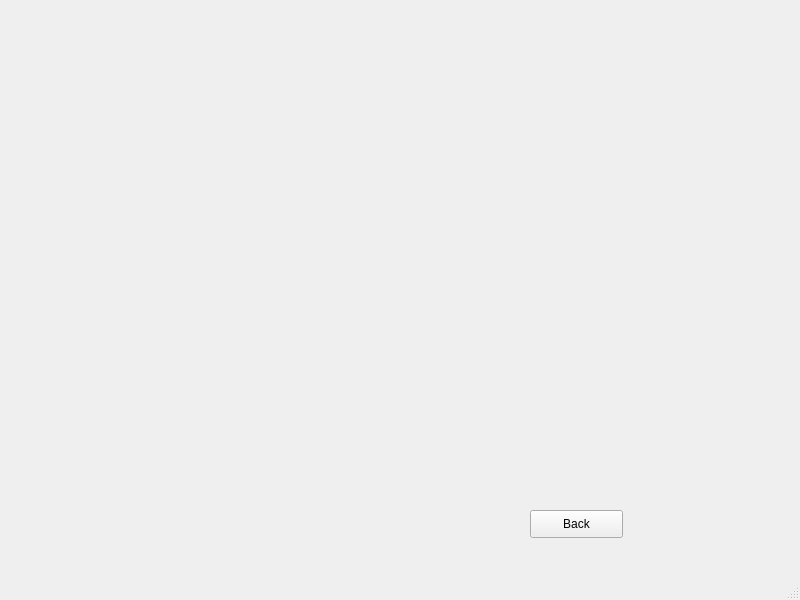
<?xml version="1.0" encoding="UTF-8"?>
<ui version="4.0">
 <class>MainWindow</class>
 <widget class="QMainWindow" name="MainWindow">
  <property name="geometry">
   <rect>
    <x>0</x>
    <y>0</y>
    <width>800</width>
    <height>600</height>
   </rect>
  </property>
  <property name="windowTitle">
   <string>MainWindow</string>
  </property>
  <widget class="QWidget" name="centralwidget">
   <widget class="QStackedWidget" name="stackedWidget">
    <property name="geometry">
     <rect>
      <x>0</x>
      <y>30</y>
      <width>771</width>
      <height>471</height>
     </rect>
    </property>
    <property name="currentIndex">
     <number>3</number>
    </property>
    <widget class="QWidget" name="page">
     <widget class="QPushButton" name="pushButton">
      <property name="geometry">
       <rect>
        <x>20</x>
        <y>20</y>
        <width>181</width>
        <height>51</height>
       </rect>
      </property>
      <property name="styleSheet">
       <string notr="true">QPushButton {
padding: 5px;
border-radius: 5px;
background-color:rgb(101, 190, 155);
font-weight: bold;
}
QPushButton:hover
{
color :white;
}</string>
      </property>
      <property name="text">
       <string>Gestion des Fournitures</string>
      </property>
     </widget>
     <widget class="QPushButton" name="pushButton_2">
      <property name="geometry">
       <rect>
        <x>20</x>
        <y>90</y>
        <width>181</width>
        <height>51</height>
       </rect>
      </property>
      <property name="styleSheet">
       <string notr="true">QPushButton {
padding: 5px;
border-radius: 5px;
background-color:rgb(101, 190, 155);
font-weight: bold;
}
QPushButton:hover
{
color :white;
}</string>
      </property>
      <property name="text">
       <string>Gestion des Materiaux</string>
      </property>
     </widget>
     <widget class="QPushButton" name="pushButton_17">
      <property name="geometry">
       <rect>
        <x>150</x>
        <y>270</y>
        <width>75</width>
        <height>23</height>
       </rect>
      </property>
      <property name="styleSheet">
       <string notr="true">QPushButton {
padding: 5px;
border-radius: 5px;
background-color:rgb(144, 134, 120);
font-weight: bold;
}
QPushButton:hover
{
color :white;
}</string>
      </property>
      <property name="text">
       <string>Back</string>
      </property>
     </widget>
     <widget class="QLabel" name="label_3">
      <property name="geometry">
       <rect>
        <x>430</x>
        <y>280</y>
        <width>55</width>
        <height>16</height>
       </rect>
      </property>
      <property name="text">
       <string>TextLabel</string>
      </property>
     </widget>
     <widget class="QPushButton" name="pushButton_7">
      <property name="geometry">
       <rect>
        <x>410</x>
        <y>340</y>
        <width>93</width>
        <height>28</height>
       </rect>
      </property>
      <property name="text">
       <string>PushButton</string>
      </property>
     </widget>
     <widget class="QPushButton" name="pushButton_18">
      <property name="geometry">
       <rect>
        <x>590</x>
        <y>340</y>
        <width>93</width>
        <height>28</height>
       </rect>
      </property>
      <property name="text">
       <string>PushButton</string>
      </property>
     </widget>
     <widget class="QLabel" name="label_etat">
      <property name="geometry">
       <rect>
        <x>590</x>
        <y>280</y>
        <width>55</width>
        <height>16</height>
       </rect>
      </property>
      <property name="text">
       <string>TextLabel</string>
      </property>
     </widget>
     <widget class="QPushButton" name="statsBtn">
      <property name="geometry">
       <rect>
        <x>20</x>
        <y>170</y>
        <width>181</width>
        <height>51</height>
       </rect>
      </property>
      <property name="styleSheet">
       <string notr="true">QPushButton {
padding: 5px;
border-radius: 5px;
background-color:rgb(101, 190, 155);
font-weight: bold;
}
QPushButton:hover
{
color :white;
}</string>
      </property>
      <property name="text">
       <string>Statistique</string>
      </property>
     </widget>
    </widget>
    <widget class="QWidget" name="page_2">
     <widget class="QTableView" name="tableView">
      <property name="geometry">
       <rect>
        <x>0</x>
        <y>50</y>
        <width>381</width>
        <height>251</height>
       </rect>
      </property>
     </widget>
     <widget class="QPushButton" name="pushButton_3">
      <property name="geometry">
       <rect>
        <x>0</x>
        <y>400</y>
        <width>75</width>
        <height>23</height>
       </rect>
      </property>
      <property name="styleSheet">
       <string notr="true">QPushButton {
padding: 5px;
border-radius: 5px;
background-color:rgb(144, 134, 120);
font-weight: bold;
}
QPushButton:hover
{
color :white;
}</string>
      </property>
      <property name="text">
       <string>Back</string>
      </property>
     </widget>
     <widget class="QPushButton" name="pushButton_4">
      <property name="geometry">
       <rect>
        <x>50</x>
        <y>330</y>
        <width>111</width>
        <height>31</height>
       </rect>
      </property>
      <property name="styleSheet">
       <string notr="true">QPushButton {
padding: 5px;
border-radius: 5px;
background-color:rgb(101, 190, 155);
font-weight: bold;
}
QPushButton:hover
{
color :white;
}</string>
      </property>
      <property name="text">
       <string>Enregistrer PDF</string>
      </property>
     </widget>
     <widget class="QPushButton" name="pushButton_5">
      <property name="geometry">
       <rect>
        <x>210</x>
        <y>330</y>
        <width>111</width>
        <height>31</height>
       </rect>
      </property>
      <property name="styleSheet">
       <string notr="true">QPushButton {
padding: 5px;
border-radius: 5px;
background-color:rgb(101, 190, 155);
font-weight: bold;
}
QPushButton:hover
{
color :white;
}</string>
      </property>
      <property name="text">
       <string>Imprimer</string>
      </property>
     </widget>
     <widget class="QFrame" name="frame">
      <property name="geometry">
       <rect>
        <x>410</x>
        <y>40</y>
        <width>251</width>
        <height>111</height>
       </rect>
      </property>
      <property name="styleSheet">
       <string notr="true">background-color:rgb(233,248,255);</string>
      </property>
      <property name="frameShape">
       <enum>QFrame::Box</enum>
      </property>
      <property name="frameShadow">
       <enum>QFrame::Plain</enum>
      </property>
      <property name="lineWidth">
       <number>2</number>
      </property>
      <property name="midLineWidth">
       <number>0</number>
      </property>
      <widget class="QLabel" name="label_2">
       <property name="geometry">
        <rect>
         <x>20</x>
         <y>10</y>
         <width>211</width>
         <height>21</height>
        </rect>
       </property>
       <property name="font">
        <font>
         <pointsize>12</pointsize>
         <weight>75</weight>
         <bold>true</bold>
         <underline>true</underline>
        </font>
       </property>
       <property name="text">
        <string>Trier selon :</string>
       </property>
      </widget>
      <widget class="QRadioButton" name="radioButton">
       <property name="geometry">
        <rect>
         <x>20</x>
         <y>50</y>
         <width>95</width>
         <height>20</height>
        </rect>
       </property>
       <property name="text">
        <string>REF</string>
       </property>
      </widget>
     </widget>
     <widget class="QLabel" name="label">
      <property name="geometry">
       <rect>
        <x>10</x>
        <y>10</y>
        <width>301</width>
        <height>31</height>
       </rect>
      </property>
      <property name="font">
       <font>
        <pointsize>15</pointsize>
        <weight>75</weight>
        <bold>true</bold>
       </font>
      </property>
      <property name="text">
       <string>&lt;html&gt;&lt;head/&gt;&lt;body&gt;&lt;p&gt;&lt;span style=&quot; color:#00007f;&quot;&gt;Gestion des Fournitures&lt;/span&gt;&lt;/p&gt;&lt;p&gt;&lt;br/&gt;&lt;/p&gt;&lt;p&gt;&lt;br/&gt;&lt;/p&gt;&lt;/body&gt;&lt;/html&gt;</string>
      </property>
     </widget>
     <widget class="QLineEdit" name="lineEdit">
      <property name="geometry">
       <rect>
        <x>510</x>
        <y>160</y>
        <width>131</width>
        <height>20</height>
       </rect>
      </property>
     </widget>
     <widget class="QPushButton" name="pushButton_6">
      <property name="geometry">
       <rect>
        <x>420</x>
        <y>160</y>
        <width>75</width>
        <height>23</height>
       </rect>
      </property>
      <property name="styleSheet">
       <string notr="true">QPushButton {
padding: 5px;
border-radius: 5px;
background-color:rgb(101, 190, 155);
font-weight: bold;
}
QPushButton:hover
{
color :white;
}</string>
      </property>
      <property name="text">
       <string>Rechercher</string>
      </property>
     </widget>
     <widget class="QFrame" name="frame_2">
      <property name="geometry">
       <rect>
        <x>410</x>
        <y>200</y>
        <width>251</width>
        <height>241</height>
       </rect>
      </property>
      <property name="styleSheet">
       <string notr="true">background-color:rgb(233,248,255);</string>
      </property>
      <property name="frameShape">
       <enum>QFrame::Box</enum>
      </property>
      <property name="frameShadow">
       <enum>QFrame::Plain</enum>
      </property>
      <property name="lineWidth">
       <number>2</number>
      </property>
      <property name="midLineWidth">
       <number>0</number>
      </property>
      <widget class="QLabel" name="label_4">
       <property name="geometry">
        <rect>
         <x>10</x>
         <y>10</y>
         <width>71</width>
         <height>16</height>
        </rect>
       </property>
       <property name="text">
        <string>loc:</string>
       </property>
      </widget>
      <widget class="QLabel" name="label_5">
       <property name="geometry">
        <rect>
         <x>10</x>
         <y>40</y>
         <width>47</width>
         <height>14</height>
        </rect>
       </property>
       <property name="text">
        <string>ref :</string>
       </property>
      </widget>
      <widget class="QLabel" name="label_6">
       <property name="geometry">
        <rect>
         <x>10</x>
         <y>70</y>
         <width>47</width>
         <height>14</height>
        </rect>
       </property>
       <property name="text">
        <string>nom:</string>
       </property>
      </widget>
      <widget class="QLabel" name="label_8">
       <property name="geometry">
        <rect>
         <x>10</x>
         <y>100</y>
         <width>47</width>
         <height>14</height>
        </rect>
       </property>
       <property name="text">
        <string>type:</string>
       </property>
      </widget>
      <widget class="QLineEdit" name="lineEdit_loc">
       <property name="geometry">
        <rect>
         <x>90</x>
         <y>10</y>
         <width>113</width>
         <height>20</height>
        </rect>
       </property>
      </widget>
      <widget class="QLineEdit" name="lineEdit_ref_2">
       <property name="geometry">
        <rect>
         <x>90</x>
         <y>40</y>
         <width>113</width>
         <height>20</height>
        </rect>
       </property>
      </widget>
      <widget class="QLineEdit" name="lineEdit_nom">
       <property name="geometry">
        <rect>
         <x>90</x>
         <y>70</y>
         <width>113</width>
         <height>20</height>
        </rect>
       </property>
      </widget>
      <widget class="QLineEdit" name="lineEdit_type_2">
       <property name="geometry">
        <rect>
         <x>90</x>
         <y>100</y>
         <width>113</width>
         <height>20</height>
        </rect>
       </property>
      </widget>
      <widget class="QPushButton" name="pushButton_ajouter">
       <property name="geometry">
        <rect>
         <x>10</x>
         <y>210</y>
         <width>75</width>
         <height>23</height>
        </rect>
       </property>
       <property name="styleSheet">
        <string notr="true">QPushButton {
padding: 5px;
border-radius: 5px;
background-color:rgb(101, 190, 155);
font-weight: bold;
}
QPushButton:hover
{
color :white;
}</string>
       </property>
       <property name="text">
        <string>Ajouter</string>
       </property>
      </widget>
      <widget class="QPushButton" name="pushButton_8">
       <property name="geometry">
        <rect>
         <x>90</x>
         <y>210</y>
         <width>75</width>
         <height>23</height>
        </rect>
       </property>
       <property name="styleSheet">
        <string notr="true">QPushButton {
padding: 5px;
border-radius: 5px;
background-color:rgb(101, 190, 155);
font-weight: bold;
}
QPushButton:hover
{
color :white;
}</string>
       </property>
       <property name="text">
        <string>Modifier</string>
       </property>
      </widget>
      <widget class="QPushButton" name="pushButton_9">
       <property name="geometry">
        <rect>
         <x>170</x>
         <y>210</y>
         <width>75</width>
         <height>23</height>
        </rect>
       </property>
       <property name="styleSheet">
        <string notr="true">QPushButton {
padding: 5px;
border-radius: 5px;
background-color:rgb(101, 190, 155);
font-weight: bold;
}
QPushButton:hover
{
color :white;
}</string>
       </property>
       <property name="text">
        <string>Supprimer</string>
       </property>
      </widget>
     </widget>
    </widget>
    <widget class="QWidget" name="page_3">
     <widget class="QTableView" name="tableView_2">
      <property name="geometry">
       <rect>
        <x>10</x>
        <y>50</y>
        <width>381</width>
        <height>251</height>
       </rect>
      </property>
     </widget>
     <widget class="QPushButton" name="pushButton_10">
      <property name="geometry">
       <rect>
        <x>440</x>
        <y>160</y>
        <width>91</width>
        <height>23</height>
       </rect>
      </property>
      <property name="styleSheet">
       <string notr="true">QPushButton {
padding: 5px;
border-radius: 5px;
background-color:rgb(101, 190, 155);
font-weight: bold;
}
QPushButton:hover
{
color :white;
}</string>
      </property>
      <property name="text">
       <string>Rechercher</string>
      </property>
     </widget>
     <widget class="QPushButton" name="pushButton_11">
      <property name="geometry">
       <rect>
        <x>10</x>
        <y>400</y>
        <width>75</width>
        <height>23</height>
       </rect>
      </property>
      <property name="styleSheet">
       <string notr="true">QPushButton {
padding: 5px;
border-radius: 5px;
background-color:rgb(144, 134, 120);
font-weight: bold;
}
QPushButton:hover
{
color :white;
}</string>
      </property>
      <property name="text">
       <string>Back</string>
      </property>
     </widget>
     <widget class="QPushButton" name="pushButton_12">
      <property name="geometry">
       <rect>
        <x>230</x>
        <y>320</y>
        <width>111</width>
        <height>31</height>
       </rect>
      </property>
      <property name="styleSheet">
       <string notr="true">QPushButton {
padding: 5px;
border-radius: 5px;
background-color:rgb(101, 190, 155);
font-weight: bold;
}
QPushButton:hover
{
color :white;
}</string>
      </property>
      <property name="text">
       <string>Enregistrer PDF</string>
      </property>
     </widget>
     <widget class="QPushButton" name="pushButton_13">
      <property name="geometry">
       <rect>
        <x>40</x>
        <y>320</y>
        <width>111</width>
        <height>31</height>
       </rect>
      </property>
      <property name="styleSheet">
       <string notr="true">QPushButton {
padding: 5px;
border-radius: 5px;
background-color:rgb(101, 190, 155);
font-weight: bold;
}
QPushButton:hover
{
color :white;
}</string>
      </property>
      <property name="text">
       <string>Imprimer</string>
      </property>
     </widget>
     <widget class="QLabel" name="label_10">
      <property name="geometry">
       <rect>
        <x>10</x>
        <y>0</y>
        <width>301</width>
        <height>31</height>
       </rect>
      </property>
      <property name="font">
       <font>
        <pointsize>15</pointsize>
        <weight>75</weight>
        <bold>true</bold>
       </font>
      </property>
      <property name="text">
       <string>&lt;html&gt;&lt;head/&gt;&lt;body&gt;&lt;p&gt;&lt;span style=&quot; color:#00007f;&quot;&gt;Gestion des Matériaux&lt;/span&gt;&lt;/p&gt;&lt;p&gt;&lt;br/&gt;&lt;/p&gt;&lt;/body&gt;&lt;/html&gt;</string>
      </property>
     </widget>
     <widget class="QLineEdit" name="lineEdit_6">
      <property name="geometry">
       <rect>
        <x>540</x>
        <y>160</y>
        <width>131</width>
        <height>20</height>
       </rect>
      </property>
     </widget>
     <widget class="QFrame" name="frame_3">
      <property name="geometry">
       <rect>
        <x>440</x>
        <y>30</y>
        <width>221</width>
        <height>121</height>
       </rect>
      </property>
      <property name="styleSheet">
       <string notr="true">background-color:rgb(233,248,255);</string>
      </property>
      <property name="frameShape">
       <enum>QFrame::Box</enum>
      </property>
      <property name="frameShadow">
       <enum>QFrame::Plain</enum>
      </property>
      <property name="lineWidth">
       <number>2</number>
      </property>
      <property name="midLineWidth">
       <number>0</number>
      </property>
      <widget class="QLabel" name="label_11">
       <property name="geometry">
        <rect>
         <x>20</x>
         <y>10</y>
         <width>111</width>
         <height>21</height>
        </rect>
       </property>
       <property name="font">
        <font>
         <pointsize>12</pointsize>
         <weight>75</weight>
         <bold>true</bold>
         <underline>true</underline>
        </font>
       </property>
       <property name="text">
        <string>Trier selon:</string>
       </property>
      </widget>
      <widget class="QRadioButton" name="radioButton_2">
       <property name="geometry">
        <rect>
         <x>30</x>
         <y>60</y>
         <width>95</width>
         <height>20</height>
        </rect>
       </property>
       <property name="text">
        <string>CODE</string>
       </property>
      </widget>
     </widget>
     <widget class="QFrame" name="frame_4">
      <property name="geometry">
       <rect>
        <x>420</x>
        <y>210</y>
        <width>251</width>
        <height>261</height>
       </rect>
      </property>
      <property name="styleSheet">
       <string notr="true">background-color:rgb(233,248,255);</string>
      </property>
      <property name="frameShape">
       <enum>QFrame::Box</enum>
      </property>
      <property name="frameShadow">
       <enum>QFrame::Plain</enum>
      </property>
      <property name="lineWidth">
       <number>2</number>
      </property>
      <property name="midLineWidth">
       <number>0</number>
      </property>
      <widget class="QLabel" name="label_codemat">
       <property name="geometry">
        <rect>
         <x>10</x>
         <y>10</y>
         <width>71</width>
         <height>16</height>
        </rect>
       </property>
       <property name="text">
        <string>Code mat</string>
       </property>
      </widget>
      <widget class="QLabel" name="label_ref">
       <property name="geometry">
        <rect>
         <x>10</x>
         <y>50</y>
         <width>61</width>
         <height>16</height>
        </rect>
       </property>
       <property name="text">
        <string>reference</string>
       </property>
      </widget>
      <widget class="QLineEdit" name="lineEdit_code">
       <property name="geometry">
        <rect>
         <x>90</x>
         <y>10</y>
         <width>113</width>
         <height>20</height>
        </rect>
       </property>
      </widget>
      <widget class="QLineEdit" name="lineEdit_ref">
       <property name="geometry">
        <rect>
         <x>90</x>
         <y>50</y>
         <width>113</width>
         <height>20</height>
        </rect>
       </property>
      </widget>
      <widget class="QPushButton" name="pushButton_14">
       <property name="geometry">
        <rect>
         <x>40</x>
         <y>180</y>
         <width>75</width>
         <height>23</height>
        </rect>
       </property>
       <property name="styleSheet">
        <string notr="true">QPushButton {
padding: 5px;
border-radius: 5px;
background-color:rgb(101, 190, 155);
font-weight: bold;
}
QPushButton:hover
{
color :white;
}</string>
       </property>
       <property name="text">
        <string>Ajouter</string>
       </property>
      </widget>
      <widget class="QPushButton" name="pushButton_15">
       <property name="geometry">
        <rect>
         <x>130</x>
         <y>180</y>
         <width>75</width>
         <height>23</height>
        </rect>
       </property>
       <property name="styleSheet">
        <string notr="true">QPushButton {
padding: 5px;
border-radius: 5px;
background-color:rgb(101, 190, 155);
font-weight: bold;
}
QPushButton:hover
{
color :white;
}</string>
       </property>
       <property name="text">
        <string>Modifier</string>
       </property>
      </widget>
      <widget class="QPushButton" name="pushButton_16">
       <property name="geometry">
        <rect>
         <x>90</x>
         <y>210</y>
         <width>75</width>
         <height>23</height>
        </rect>
       </property>
       <property name="styleSheet">
        <string notr="true">QPushButton {
padding: 5px;
border-radius: 5px;
background-color:rgb(101, 190, 155);
font-weight: bold;
}
QPushButton:hover
{
color :white;
}</string>
       </property>
       <property name="text">
        <string>Supprimer</string>
       </property>
      </widget>
      <widget class="QLabel" name="label_nom">
       <property name="geometry">
        <rect>
         <x>20</x>
         <y>80</y>
         <width>71</width>
         <height>16</height>
        </rect>
       </property>
       <property name="text">
        <string>Nom</string>
       </property>
      </widget>
      <widget class="QLineEdit" name="lineEdit_nom_2">
       <property name="geometry">
        <rect>
         <x>90</x>
         <y>80</y>
         <width>111</width>
         <height>20</height>
        </rect>
       </property>
      </widget>
      <widget class="QLineEdit" name="lineEdit_type">
       <property name="geometry">
        <rect>
         <x>90</x>
         <y>110</y>
         <width>111</width>
         <height>20</height>
        </rect>
       </property>
      </widget>
      <widget class="QLabel" name="label_type">
       <property name="geometry">
        <rect>
         <x>20</x>
         <y>110</y>
         <width>71</width>
         <height>16</height>
        </rect>
       </property>
       <property name="text">
        <string>type</string>
       </property>
      </widget>
      <widget class="QLineEdit" name="lineEdit_quantite">
       <property name="geometry">
        <rect>
         <x>90</x>
         <y>140</y>
         <width>111</width>
         <height>20</height>
        </rect>
       </property>
      </widget>
      <widget class="QLabel" name="label_type_2">
       <property name="geometry">
        <rect>
         <x>20</x>
         <y>140</y>
         <width>71</width>
         <height>16</height>
        </rect>
       </property>
       <property name="text">
        <string>quantite</string>
       </property>
      </widget>
     </widget>
    </widget>
    <widget class="QWidget" name="page_4"/>
   </widget>
   <widget class="QPushButton" name="backFromStats">
    <property name="geometry">
     <rect>
      <x>530</x>
      <y>510</y>
      <width>93</width>
      <height>28</height>
     </rect>
    </property>
    <property name="text">
     <string>Back</string>
    </property>
   </widget>
  </widget>
  <widget class="QMenuBar" name="menubar">
   <property name="geometry">
    <rect>
     <x>0</x>
     <y>0</y>
     <width>800</width>
     <height>26</height>
    </rect>
   </property>
  </widget>
  <widget class="QStatusBar" name="statusbar"/>
 </widget>
 <resources/>
 <connections/>
</ui>
